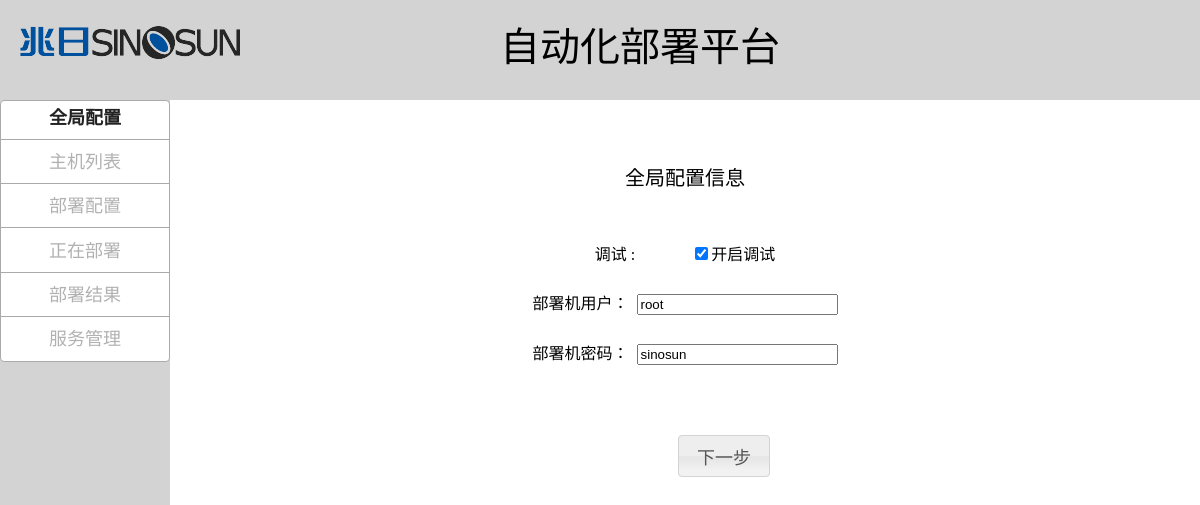
/get_global_config_page/, run on the app's committed database.
### webui/models.py (models this page shows)
class GlobalConfig(models.Model):
    user = models.CharField(max_length=255)
    pwd = models.CharField(max_length=255)
    enable_debug = models.BooleanField()

### webui/views.py (the view)
# urls.py: url(r'^get_global_config_page/$', views.get_global_config_page),
def get_global_config_page(request):
    global_config_data = models.GlobalConfig.objects.all().first()
    return render(request, "global_config_page.html", {"data": global_config_data})

### templates/global_config_page.html (shortened to what this page needs)
<!DOCTYPE html>
<html lang="en">
<head>
    <link rel="stylesheet" type="text/css" href="/static/css/jquery/smoothness/jquery-ui-1.10.3.custom.css">
    <link rel="stylesheet" href="/static/css/template.css" type="text/css" />
    <link rel="stylesheet" href="/static/css/global_config_page.css" type="text/css" />
</head>
<body>
<div id="header">
    <div id="header_logo">
        <a href="../index">
            <img src="/static/imgs/logo_white.png">
        </a>
    </div>
    <div id="header_content">
        <a href="../index" style="text-decoration: none; color:black">
            <p1>自动化部署平台</p1>
        </a>
    </div>
</div>
<div id="aside">
    <ul id="aside_menu">
        <li ><a href="get_global_config_page"><strong>全局配置</strong></a></li>
        <li>-</li>
        <li class="ui-state-disabled"><a href="#">主机列表</a></li>
        <li>-</li>
        <li class="ui-state-disabled"><a href="#">部署配置</a></li>
        <li>-</li>
        <li class="ui-state-disabled"><a href="#">正在部署</a></li>
        <li>-</li>
        <li class="ui-state-disabled"><a href="#">部署结果</a></li>
        <li>-</li>
        <li class="ui-state-disabled"><a href="#">服务管理</a></li>
    </ul>
</div>
<div id="content">
    <div id="content_title">全局配置信息</div>
    <div id="content_form">
        <form method="post" action="/save_global_config/">
            <div id="content_form_debug">
                调试  :&nbsp;&nbsp;&nbsp;&nbsp;&nbsp;&nbsp;&nbsp; &nbsp;&nbsp;&nbsp;&nbsp;&nbsp;
                <label><input name="enable_debug" type="checkbox" value="enable_debug"
                        {% if data.enable_debug %} checked="checked" {% endif %}/>开启调试 </label>
            </div>
            <div id="content_form_username">
                部署机用户：&nbsp; <input name="username" type="text" size="22" value ={{ data.user }} >
            </div>
            <div id="content_form_password">
                部署机密码：&nbsp; <input name="password" type="text" size="22" value ={{ data.pwd }} >
            </div>
            <div id="content_form_btn">
                <input name="" type="submit" value="下一步"/>
            </div>
        </form>
    </div>
</div>
</body>
</html>

### static/css/template.css (style rules this page uses)
body { margin: 0 auto; width: 1200px; }
#header { height: 100px; background-color: lightgrey; }
#header_logo { width: 260px; float: left; text-align: center; margin-top: 20px; }
#header_content { width: 940px; float: left; text-align: center; margin-top: 15px; }
#header_content p1 { font-family: "Microsoft YaHei"; font-size: 40px; margin-right: 180px; }
#aside { width: 170px; height: 1000px; float: left; background-color: lightgrey; }
.ui-menu { width: 164px; }
.ui-corner-all { text-align: center; font-family: "Microsoft YaHei"; font-size: 18px; }

### static/css/global_config_page.css (style rules this page uses)
#content { width: 1030px; float: left; }
#content_title { text-align: center; margin-top: 62px; text-align: center; font-family: "Microsoft YaHei"; font-size: 20px; }
#content_form { text-align: center; margin-top: 50px; font-family: "Microsoft YaHei"; font-size: 16px }
#content_form_username, #content_form_password { margin-top: 25px; }
#content_form_btn { margin-top: 70px; }
#content_form_btn input { margin-left: 80px; }

### data on the page
GlobalConfig: enable_debug "☑", username "root", password "sinosun"
